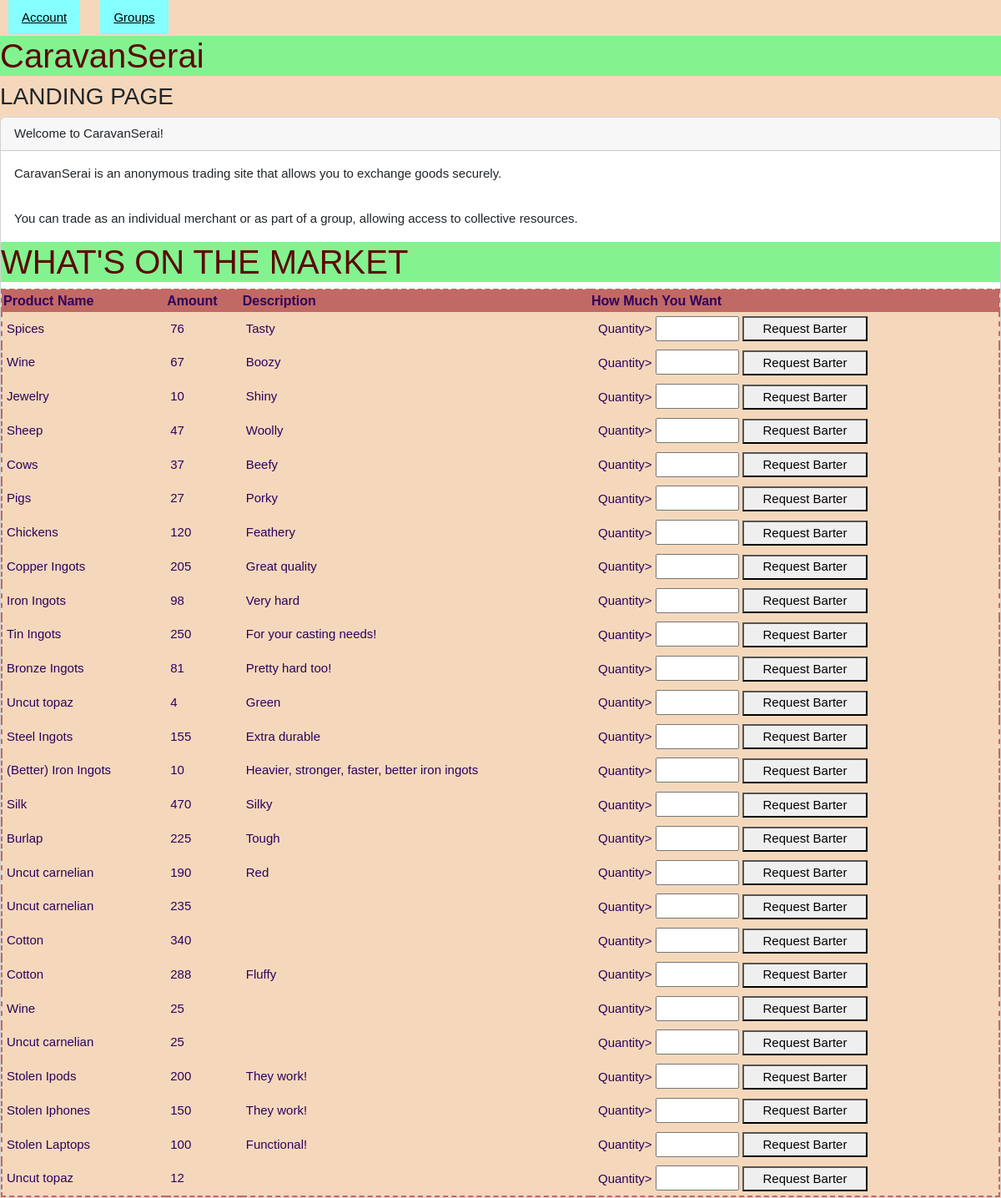
The page / on the database its author committed.
### tables this page shows
CREATE TABLE `products` (
  `ProductName` text NOT NULL,
  `ProductID` int(11) NOT NULL,
  `UserID` int(11) NOT NULL,
  `Amount` int(11) NOT NULL,
  `Description` text NOT NULL
);

### index.php (the view, shortened to what this page needs)
<!DOCTYPE html>
<html>
    <head>
        <link href = "https://cdn.jsdelivr.net/npm/bootstrap@5.2.1/dist/css/bootstrap.min.css" rel = "stylesheet">
        <link href = "styleII.css" rel = "stylesheet">
    </head>
    <body>
        <div class = "topnav" tabindex = "1">
            <a class = "dropbtn">Account</a>
        </div>
        <div class = "topnav" tabindex = "1">
            <a class = "dropbtn">Groups</a>
        </div>
        <h1>CaravanSerai</h1>
        <h3>LANDING PAGE</h3>
        <div class = "card">
            <div class = "card-header">
                Welcome to CaravanSerai!
            </div>
            <div class = "card-body">
                CaravanSerai is an anonymous trading site that allows you to
                exchange goods securely.
            </div>
            <div class = "card-body">
                You can trade as an individual merchant or as part of a group,
                allowing access to collective resources.
            </div>
        <?php
        $conn = mysqli_connect("localhost","root","","caravanserai");
        $result = mysqli_query($conn,"SELECT * FROM products LIMIT 50");
        $data = $result->fetch_all(MYSQLI_ASSOC);
        ?>
        <h1>WHAT'S ON THE MARKET</h1>
        <table border="1">
        <tr>
            <th>Product Name</th>
            <th>Amount</th>
            <th>Description</th>
            <th>How Much You Want</th>
        </tr>
        <?php foreach($data as $row): ?>
        <tr>
            <td><?= htmlspecialchars($row['ProductName']) ?></td>
            <td><?= htmlspecialchars($row['Amount']) ?></td>
            <td><?= htmlspecialchars($row['Description']) ?></td>
            <td><form action="barter_add.php" method="post">
                <label for="Quantity">Quantity></label>
                <input style="height:30px; width:100px" id="Quantity" name="Quantity"></input>
                <button style="height:30px; width:150px" input type="submit" name="ProductID" value="<?= $row['ProductID'] ?>">Request Barter</button></form></td>
            </tr>
        <?php endforeach ?>
        </table>
    </body>
</html>

### styleII.css (style rules this page uses)
body { background-color: #f5d8bc; font-size: 15px; font-family:'Franklin Gothic Medium', 'Arial Narrow', Arial, sans-serif; }
form { padding-left: 4px; }
h1 { font-family:Impact, Haettenschweiler, 'Arial Narrow Bold', sans-serif; background-color: #83f390; color: #5C0800; }
a { color: #30fdf3; }
.topnav { display: inline-block; position: relative; outline: none; margin: 10px; }
.dropbtn { padding: 12px 16px; transition: 0.35s ease-out; cursor: pointer; background-color: #85FFFF; color: black; }
table { background-color: #f5d8bc; border-style: dashed; border-color: #c16964; border-width: 2px; padding: 5px; color: #2f005c; }
th { background-color: #c16964; font-size: 16px; }
tr { padding-right:20px; padding-top:3px; padding-bottom:3px; border-width: 0px, 0px, 1px, 0px; border-style: dotted; }
td { padding: 5px; }

### rows shown on the page
products: ProductName "Spices", Amount "76", Description "Tasty", $row['ProductID'] 13 (drawn)
products: ProductName "Wine", Amount "67", Description "Boozy", $row['ProductID'] 14 (drawn)
products: ProductName "Jewelry", Amount "10", Description "Shiny", $row['ProductID'] 15 (drawn)
products: ProductName "Sheep", Amount "47", Description "Woolly", $row['ProductID'] 16 (drawn)
products: ProductName "Cows", Amount "37", Description "Beefy", $row['ProductID'] 17 (drawn)
products: ProductName "Pigs", Amount "27", Description "Porky", $row['ProductID'] 18 (drawn)
products: ProductName "Chickens", Amount "120", Description "Feathery", $row['ProductID'] 19 (drawn)
products: ProductName "Copper Ingots", Amount "205", Description "Great quality", $row['ProductID'] 20 (drawn)
products: ProductName "Iron Ingots", Amount "98", Description "Very hard", $row['ProductID'] 21 (drawn)
products: ProductName "Tin Ingots", Amount "250", Description "For your casting needs!", $row['ProductID'] 22 (drawn)
products: ProductName "Bronze Ingots", Amount "81", Description "Pretty hard too!", $row['ProductID'] 23 (drawn)
products: ProductName "Uncut topaz", Amount "4", Description "Green", $row['ProductID'] 24 (drawn)
products: ProductName "Steel Ingots", Amount "155", Description "Extra durable", $row['ProductID'] 26 (drawn)
products: ProductName "(Better) Iron Ingots", Amount "10", Description "Heavier, stronger, faster, better iron ingots", $row['ProductID'] 28 (drawn)
products: ProductName "Silk", Amount "470", Description "Silky", $row['ProductID'] 29 (drawn)
products: ProductName "Burlap", Amount "225", Description "Tough", $row['ProductID'] 31 (drawn)
products: ProductName "Uncut carnelian", Amount "190", Description "Red", $row['ProductID'] 33 (drawn)
products: ProductName "Uncut carnelian", Amount "235", $row['ProductID'] 34 (drawn)
products: ProductName "Cotton", Amount "340", $row['ProductID'] 35 (drawn)
products: ProductName "Cotton", Amount "288", Description "Fluffy", $row['ProductID'] 36 (drawn)
products: ProductName "Wine", Amount "25", $row['ProductID'] 37 (drawn)
products: ProductName "Uncut carnelian", Amount "25", $row['ProductID'] 38 (drawn)
products: ProductName "Stolen Ipods", Amount "200", Description "They work!", $row['ProductID'] 39 (drawn)
products: ProductName "Stolen Iphones", Amount "150", Description "They work!", $row['ProductID'] 40 (drawn)
products: ProductName "Stolen Laptops", Amount "100", Description "Functional!", $row['ProductID'] 41 (drawn)
products: ProductName "Uncut topaz", Amount "12", $row['ProductID'] 42 (drawn)
